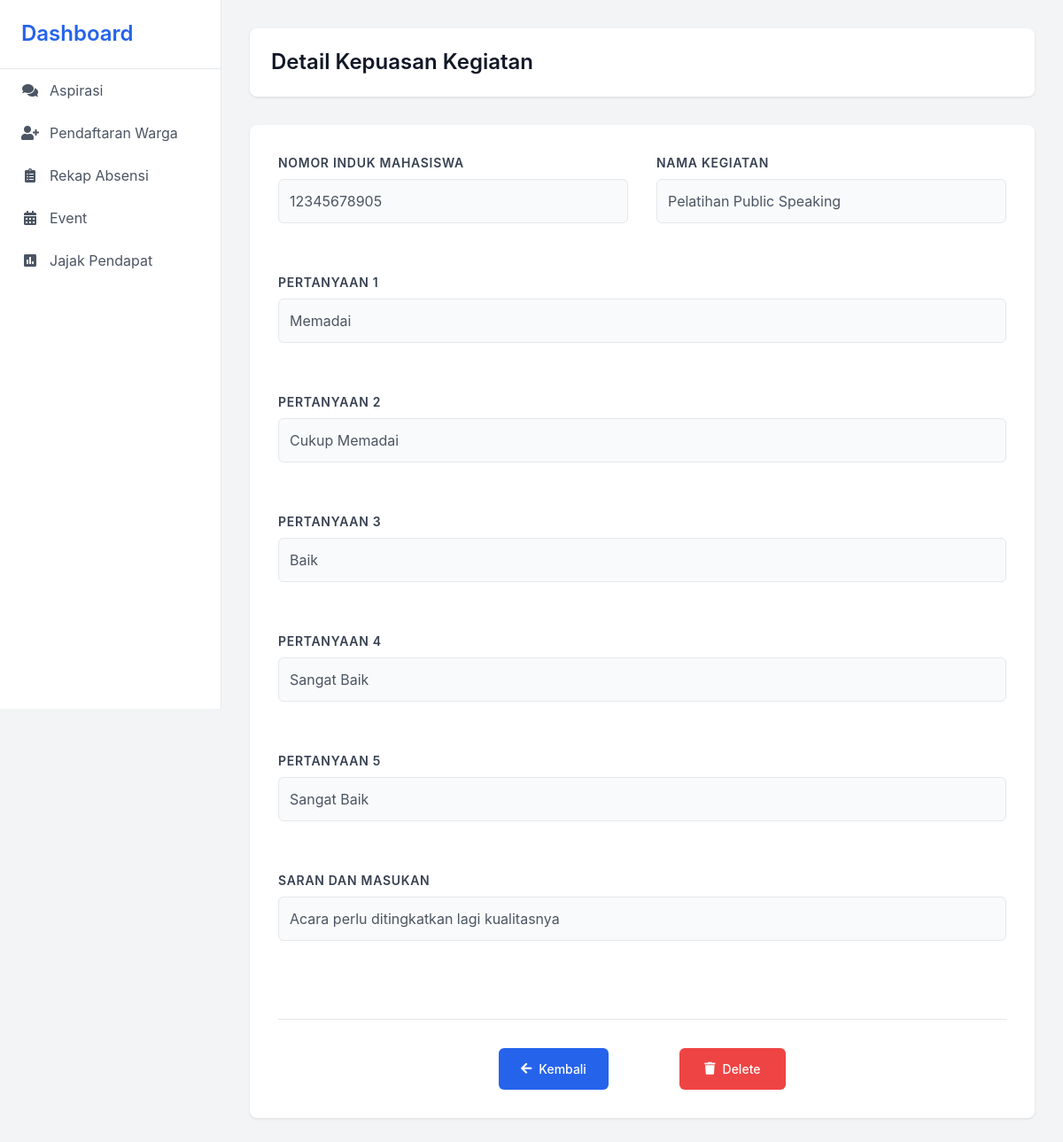
The page /app/ketua/RekapForm/detail_kegiatan.php?id=5 on the database its author committed.
### tables this page shows
CREATE TABLE `formulir_kegiatan` (
  `id_formulir_kegiatan` int(11) NOT NULL,
  `id_kegiatan` int(11) DEFAULT NULL,
  `nim` varchar(12) DEFAULT NULL,
  `pertanyaan1` varchar(255) DEFAULT NULL,
  `pertanyaan2` varchar(255) DEFAULT NULL,
  `pertanyaan3` varchar(255) DEFAULT NULL,
  `pertanyaan4` varchar(255) DEFAULT NULL,
  `pertanyaan5` varchar(255) DEFAULT NULL,
  `saran_masukan` longtext DEFAULT NULL,
  `status` enum('aktif','tidak_aktif') DEFAULT 'aktif'
);

CREATE TABLE `kegiatan` (
  `nama_kegiatan` varchar(255) DEFAULT NULL,
  `id_kegiatan` int(11) NOT NULL,
  `tanggal_kegiatan` datetime DEFAULT NULL,
  `created_at` timestamp NOT NULL DEFAULT current_timestamp() ON UPDATE current_timestamp(),
  `deskripsi` longtext DEFAULT NULL,
  `foto_pamflet` varchar(255) DEFAULT NULL,
  `tempat` varchar(255) DEFAULT NULL
);

### app/ketua/RekapForm/detail_kegiatan.php (the view, shortened to what this page needs)
<!DOCTYPE html>
<html lang="en">
<head>
    <link href="https://stackpath.bootstrapcdn.com/bootstrap/4.5.2/css/bootstrap.min.css" rel="stylesheet">
    <link href="https://cdnjs.cloudflare.com/ajax/libs/font-awesome/5.15.4/css/all.min.css" rel="stylesheet">
</head>
<body>
    <div class="sidebar">
        <div class="sidebar-header">
            <h4>Dashboard</h4>
        </div>
        <a href="aspirasi.php" class="nav-item">
            <i class="fas fa-comments"></i>
            Aspirasi
        </a>
        <a href="#" class="nav-item">
            <i class="fas fa-user-plus"></i>
            Pendaftaran Warga
        </a>
        <a href="#" class="nav-item">
            <i class="fas fa-clipboard-list"></i>
            Rekap Absensi
        </a>
        <a href="#" class="nav-item">
            <i class="fas fa-calendar-alt"></i>
            Event
        </a>
        <a href="puas-kegiatan.php" class="nav-item">
            <i class="fas fa-poll"></i>
            Jajak Pendapat
        </a>
    </div>
    <div class="main-content">
        <?php
        require_once 'config.php';
        $id = $_GET['id'];
        try {
            $query = "
                SELECT
                    f.*,
                    k.nama_kegiatan
                FROM formulir_kegiatan f
                JOIN warga w ON f.nim = w.nim
                JOIN kegiatan k ON f.id_kegiatan = k.id_kegiatan
                WHERE f.id_formulir_kegiatan = ?
            ";
            $stmt = $pdo->prepare($query);
            $stmt->execute([$id]);
            $form = $stmt->fetch(PDO::FETCH_ASSOC);
        ?>
            <div class="page-header">
                <h1 class="page-title">Detail Kepuasan Kegiatan</h1>
            </div>
            <div class="detail-card">
                <div class="detail-content">
                    <div class="detail-group">
                        <div class="detail-label">Nomor Induk Mahasiswa</div>
                        <div class="detail-value"><?= htmlspecialchars($form['nim']) ?></div>
                    </div>
                    <div class="detail-group">
                        <div class="detail-label">Nama Kegiatan</div>
                        <div class="detail-value"><?= htmlspecialchars($form['nama_kegiatan']) ?></div>
                    </div>
                    <div class="detail-group detail-full">
                        <div class="detail-label">Pertanyaan 1</div>
                        <div class="detail-value"><?= nl2br(htmlspecialchars($form['pertanyaan1'])) ?></div>
                    </div>
                    <div class="detail-group detail-full">
                        <div class="detail-label">Pertanyaan 2</div>
                        <div class="detail-value"><?= nl2br(htmlspecialchars($form['pertanyaan2'])) ?></div>
                    </div>
                    <div class="detail-group detail-full">
                        <div class="detail-label">Pertanyaan 3</div>
                        <div class="detail-value"><?= nl2br(htmlspecialchars($form['pertanyaan3'])) ?></div>
                    </div>
                    <div class="detail-group detail-full">
                        <div class="detail-label">Pertanyaan 4</div>
                        <div class="detail-value"><?= nl2br(htmlspecialchars($form['pertanyaan4'])) ?></div>
                    </div>
                    <div class="detail-group detail-full">
                        <div class="detail-label">Pertanyaan 5</div>
                        <div class="detail-value"><?= nl2br(htmlspecialchars($form['pertanyaan5'])) ?></div>
                    </div>
                    <div class="detail-group detail-full">
                        <div class="detail-label">Saran dan Masukan</div>
                        <div class="detail-value"><?= nl2br(htmlspecialchars($form['saran_masukan'])) ?></div>
                    </div>
                    <div class="detail-actions">
                        <a href="puas-kegiatan.php" class="btn btn-action btn-back">
                            <i class="fas fa-arrow-left"></i>
                            Kembali
                        </a>
                        <form action="puas-kegiatan.php" method="POST" class="d-inline">
                            <button type="submit" name="delete" class="btn btn-action btn-delete" onclick="return confirm('Are you sure you want to delete this record?')">
                                <i class="fas fa-trash"></i>
                                Delete
                            </button>
                        </form>
                    </div>
                </div>
            </div>
        <?php
        } catch(PDOException $e) {
            echo '<div class="alert alert-danger">Error: ' . $e->getMessage() . '</div>';
        }
        ?>
    </div>
</body>
</html>

### app/ketua/RekapForm/detail_kegiatan.php (style rules this page uses)
:root { --primary-color: #2563eb; --sidebar-width: 250px; --header-height: 60px; }
body { font-family: 'Inter', sans-serif; background-color: #f3f4f6; margin: 0; padding: 0; }
.sidebar { height: 100vh; width: var(--sidebar-width); background: white; position: fixed; left: 0; top: 0; border-right: 1px solid #e5e7eb; z-index: 1000; }
.sidebar-header { padding: 1.5rem; border-bottom: 1px solid #e5e7eb; }
.sidebar-header h4 { color: var(--primary-color); font-weight: 600; margin: 0; }
.nav-item { padding: 0.75rem 1.5rem; color: #4b5563; display: flex; align-items: center; text-decoration: none; transition: all 0.3s ease; }
.nav-item i { margin-right: 0.75rem; width: 20px; text-align: center; }
.main-content { margin-left: var(--sidebar-width); padding: 2rem; }
.page-header { background: white; padding: 1.5rem; border-radius: 0.5rem; box-shadow: 0 1px 3px rgba(0, 0, 0, 0.1); margin-bottom: 2rem; }
.page-title { font-size: 1.5rem; color: #111827; font-weight: 600; margin: 0; }
.detail-card { background: white; border-radius: 0.5rem; box-shadow: 0 1px 3px rgba(0, 0, 0, 0.1); padding: 2rem; }
.detail-content { display: grid; grid-template-columns: repeat(2, 1fr); gap: 2rem; }
.detail-group { margin-bottom: 1.5rem; }
.detail-label { font-weight: 600; color: #374151; margin-bottom: 0.5rem; font-size: 0.875rem; text-transform: uppercase; letter-spacing: 0.05em; }
.detail-value { color: #4b5563; font-size: 1rem; line-height: 1.5; padding: 0.75rem; background-color: #f9fafb; border-radius: 0.375rem; border: 1px solid #e5e7eb; }
.detail-full { grid-column: span 2; }
.detail-actions { display: flex; justify-content: center; gap: 5rem; margin-top: 2rem; padding-top: 2rem; border-top: 1px solid #e5e7eb; grid-column: span 2; }
.btn-action { padding: 0.75rem 1.5rem; border-radius: 0.375rem; font-weight: 500; font-size: 0.875rem; display: flex; align-items: center; gap: 0.5rem; min-width: 120px; justify-content: center; }
.btn-back { background-color: var(--primary-color); color: white; }
.btn-delete { background-color: #ef4444; color: white; }

### rows shown on the page
formulir_kegiatan: nim "12345678905", id_kegiatan.nama_kegiatan "Pelatihan Public Speaking", pertanyaan1 "Memadai", pertanyaan2 "Cukup Memadai", pertanyaan3 "Baik", pertanyaan4 "Sangat Baik", pertanyaan5 "Sangat Baik", saran_masukan "Acara perlu ditingkatkan lagi kualitasnya"
